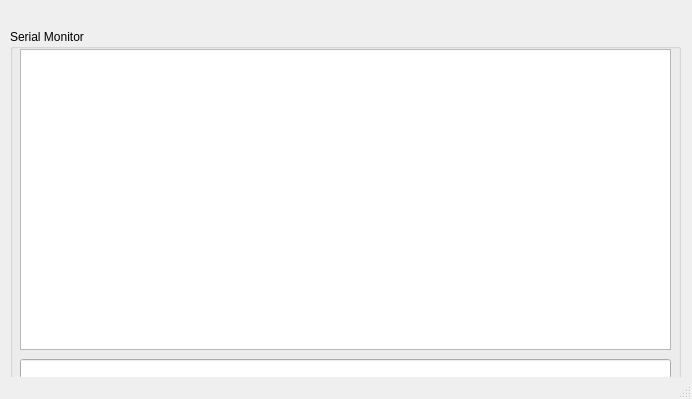
<?xml version="1.0" encoding="UTF-8"?>
<ui version="4.0">
 <class>MainWindow</class>
 <widget class="QMainWindow" name="MainWindow">
  <property name="geometry">
   <rect>
    <x>0</x>
    <y>0</y>
    <width>692</width>
    <height>399</height>
   </rect>
  </property>
  <property name="windowTitle">
   <string>MainWindow</string>
  </property>
  <widget class="QWidget" name="centralwidget">
   <widget class="QGroupBox" name="shellBox">
    <property name="geometry">
     <rect>
      <x>10</x>
      <y>29</y>
      <width>671</width>
      <height>351</height>
     </rect>
    </property>
    <property name="title">
     <string>Serial Monitor</string>
    </property>
    <widget class="QPlainTextEdit" name="output">
     <property name="geometry">
      <rect>
       <x>10</x>
       <y>20</y>
       <width>651</width>
       <height>301</height>
      </rect>
     </property>
    </widget>
    <widget class="QLineEdit" name="input">
     <property name="geometry">
      <rect>
       <x>10</x>
       <y>330</y>
       <width>651</width>
       <height>20</height>
      </rect>
     </property>
    </widget>
   </widget>
  </widget>
  <widget class="QStatusBar" name="statusbar"/>
 </widget>
 <resources/>
 <connections/>
</ui>
